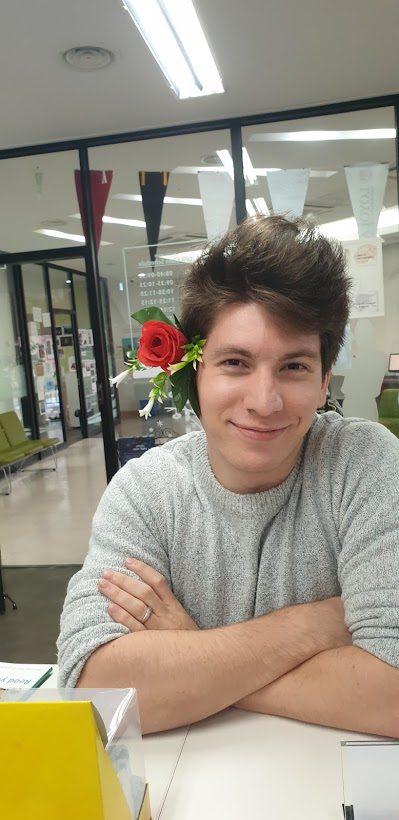
#> input picture img/spirit-week.jpg, 399 x 820 px
$ python 0415-rotate.py
#> lines starting #> are read from the running program, lines starting #| are printed output that depends on the picture
# 0415.py
import cv2

src = cv2.imread('../../img/spirit-week.jpg')
#> src is the input picture: shape (820, 399, 3); mean B, G, R 129.5, 147.2, 155.4
dst1 = cv2.rotate(src, cv2.ROTATE_90_CLOCKWISE)
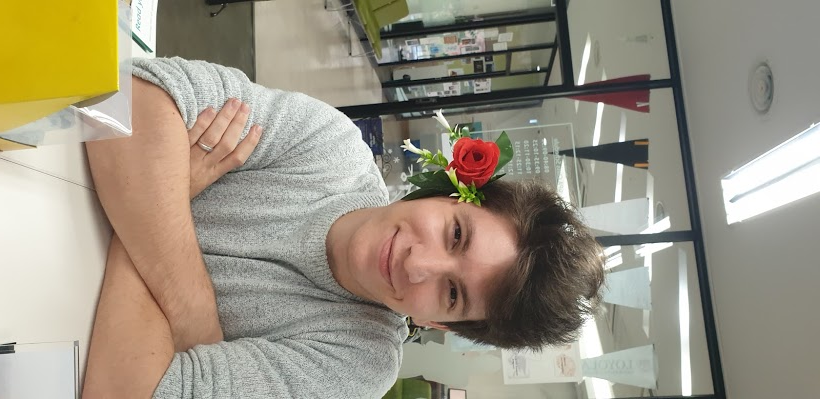
#> dst1: shape (399, 820, 3); mean B, G, R 129.5, 147.2, 155.4
dst2 = cv2.rotate(src, cv2.ROTATE_90_COUNTERCLOCKWISE)
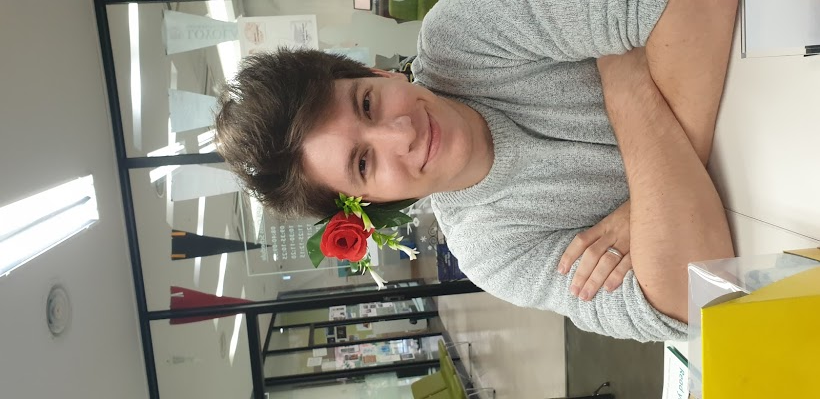
#> dst2: shape (399, 820, 3); mean B, G, R 129.5, 147.2, 155.4

cv2.imshow('dst1', dst1)
cv2.imshow('dst2', dst2)
cv2.waitKey()
cv2.destroyAllWindows()

$ run again, with img/basketball.jpg copied over img/spirit-week.jpg
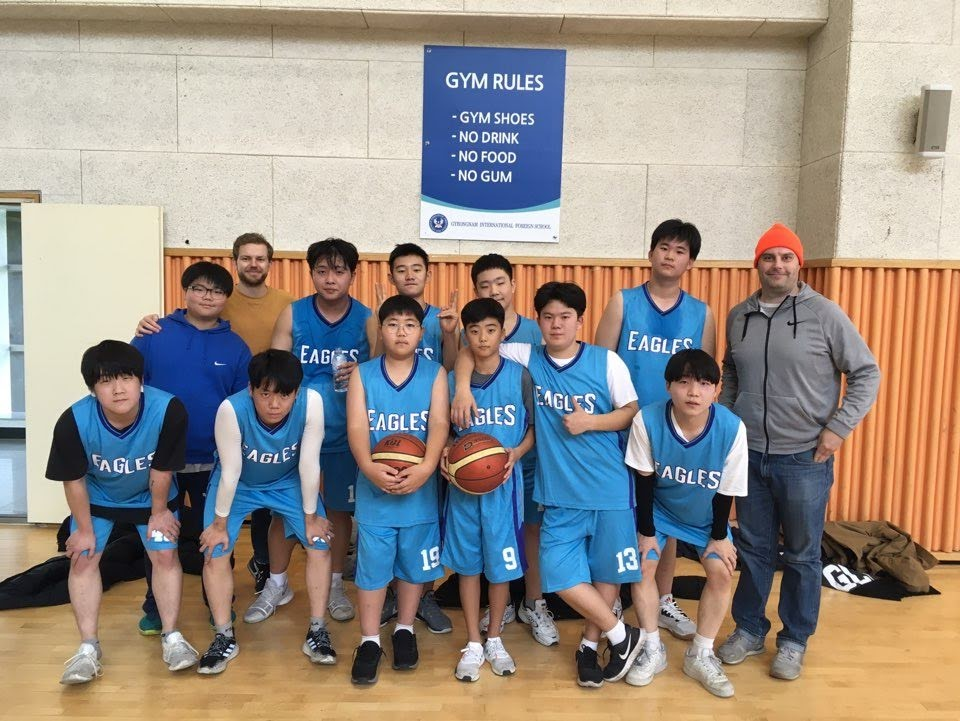
#> input picture img/basketball.jpg, 960 x 721 px
#> src is the input picture: shape (721, 960, 3); mean B, G, R 136.2, 144.1, 152.7
#> `dst1 = cv2.rotate(src, cv2.ROTATE_90_CLOCKWISE)`:
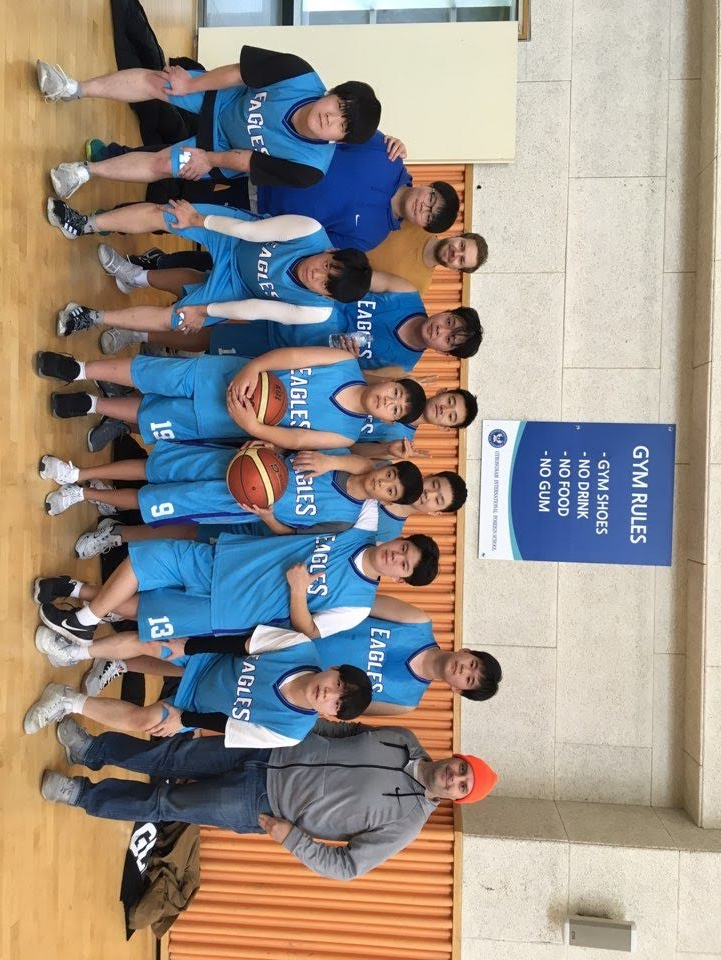
#> dst1: shape (960, 721, 3); mean B, G, R 136.2, 144.1, 152.7
#> `dst2 = cv2.rotate(src, cv2.ROTATE_90_COUNTERCLOCKWISE)`:
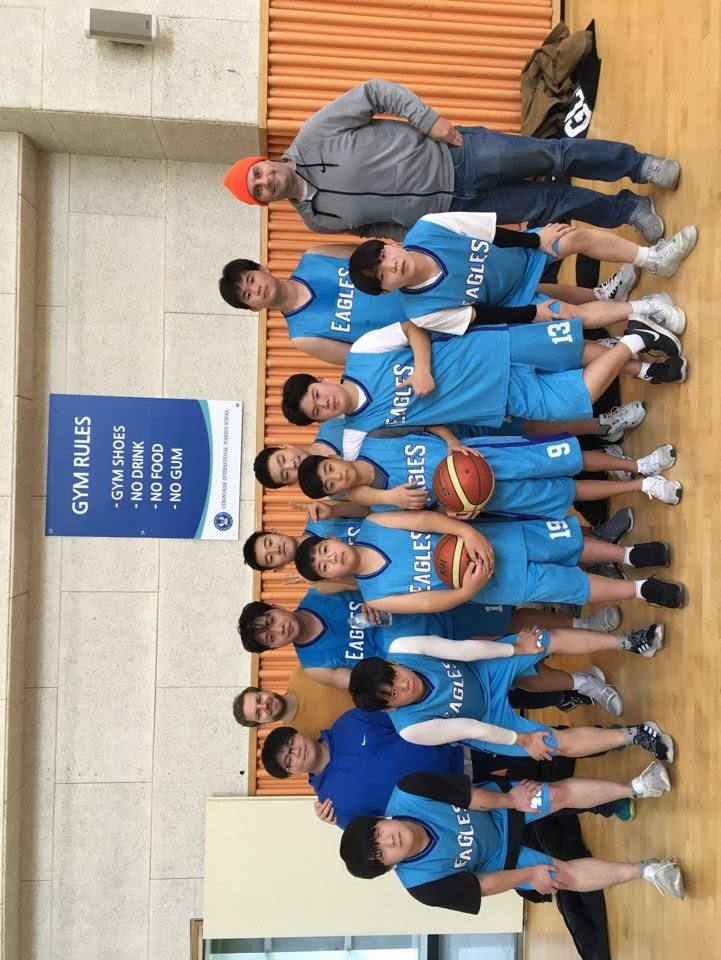
#> dst2: shape (960, 721, 3); mean B, G, R 136.2, 144.1, 152.7
